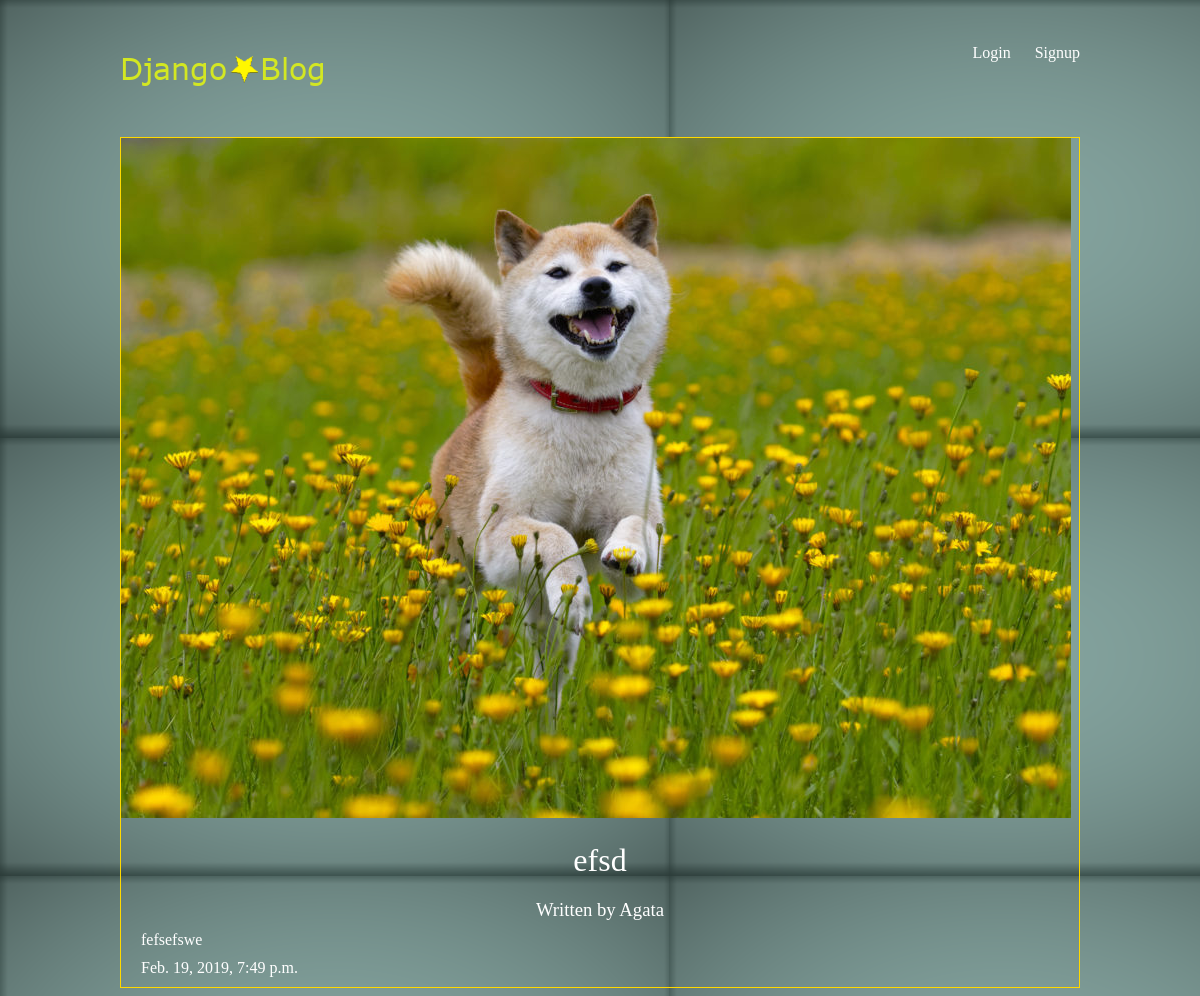
/articles/efsd/, run on the app's committed database.
### articles/models.py (models this page shows, shortened)
class Article(models.Model):
    title = models.CharField(max_length=100)
    slug = models.SlugField()
    body = models.TextField()
    date = models.DateTimeField(auto_now_add=True)
    thumb = models.ImageField(default='default.png', blank=True)
    author = models.ForeignKey(User, on_delete=models.CASCADE)

### articles/views.py (the view)
# urls.py: url(r'^(?P<slug>[\w-]+)/$', views.article_detail, name="detail"),
def article_detail(request, slug):
    article = Article.objects.get(slug=slug)
    return render(request, 'articles/article_detail.html', { 'article': article })

### articles/templates/articles/article_detail.html (shortened to what this page needs)
{% extends 'base_layout.html' %}
{% block content %}
<div class="article-detail">
    <div class="article">
        <img src="{{ article.thumb.url }}" />
        <h2>{{ article.title }}</h2>
        <h3>Written by {{ article.author.username }}</h3>
        <p>{{ article.body }}</p>
        <p>{{ article.date }}</p>
    </div>
</div>
{% endblock %}

### assets/styles.css (style rules this page uses)
body { background-color: #0f121f; background-image: url(/static/stars.png); background-repeat-y: no-repeat; color: #fff; }
body * { font-family: Ubuntu; }
h2, h3, h4, h5 { font-weight: normal; margin: 0; }
.article { padding: 10px; border: 1px solid #ffd900; position: relative; padding-bottom: 40px; }
.article h2 { font-size: 1.2em; }
.article-detail .article { padding: 0; }
.article-detail .article img { max-width: 100%; }
.article-detail .article h2 { text-align: center; margin: 20px auto; font-size: 2em }
.article-detail .article h3 { text-align: center; }
.article-detail .article p { margin: 10px 20px }

### data on the page
Article: thumb (picture), title "efsd", author.username "Agata", body "fefsefswe", date "Feb. 19, 2019, 7:49 p.m."
